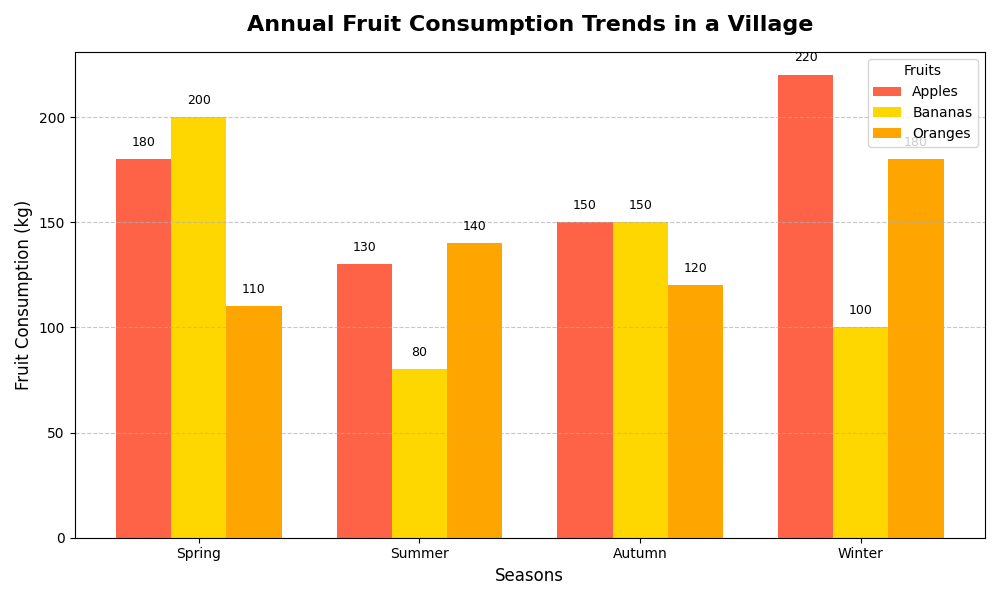

Write Python code to recreate this figure.
import matplotlib.pyplot as plt
import numpy as np

# Data (in kilograms)
seasons = ['Spring', 'Summer', 'Autumn', 'Winter']
apples_consumption = [180, 130, 150, 220]  # Randomly altered
bananas_consumption = [200, 80, 150, 100]  # Randomly altered
oranges_consumption = [110, 140, 120, 180] # Randomly altered

# Aggregate data
data = [apples_consumption, bananas_consumption, oranges_consumption]

# Define labels for the x-axis and for the fruits
fruits = ['Apples', 'Bananas', 'Oranges']

# Number of seasons and fruits
n_seasons = len(seasons)
n_fruits = len(fruits)

# Define the positions of the bars
x = np.arange(n_seasons)
bar_width = 0.25

# Create the plot
fig, ax = plt.subplots(figsize=(10, 6))

# Plot each fruit's consumption as a separate set of bars
colors = ['#FF6347', '#FFD700', '#FFA500']
for i, fruit in enumerate(fruits):
    bars = ax.bar(x + i * bar_width, data[i], width=bar_width, color=colors[i], label=fruit)
    
    # Add text labels above the bars
    for bar in bars:
        yval = bar.get_height()
        ax.text(bar.get_x() + bar.get_width() / 2, yval + 5, f'{yval}', ha='center', va='bottom', fontsize=9)

# Add labels and title
ax.set_xlabel('Seasons', fontsize=12)
ax.set_ylabel('Fruit Consumption (kg)', fontsize=12)
ax.set_title('Annual Fruit Consumption Trends in a Village', fontsize=16, fontweight='bold', pad=15)
ax.set_xticks(x + bar_width * (n_fruits - 1) / 2)
ax.set_xticklabels(seasons)

# Add gridlines for better readability
ax.yaxis.grid(True, linestyle='--', alpha=0.7)

# Rotate x-axis labels for better readability
plt.xticks(rotation=0)

# Add a legend
ax.legend(title='Fruits', fontsize=10)

# Tight layout for better spacing
plt.tight_layout()

# Display the plot
plt.show()
